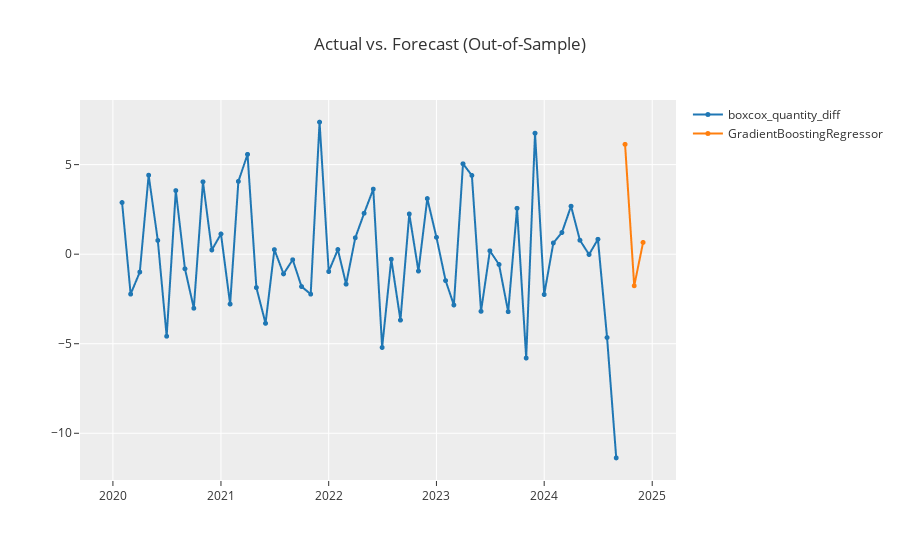

Notebook code for this chart:
### Code cell
exp.plot_model(final, plot='forecast', data_kwargs={'fh':3})
